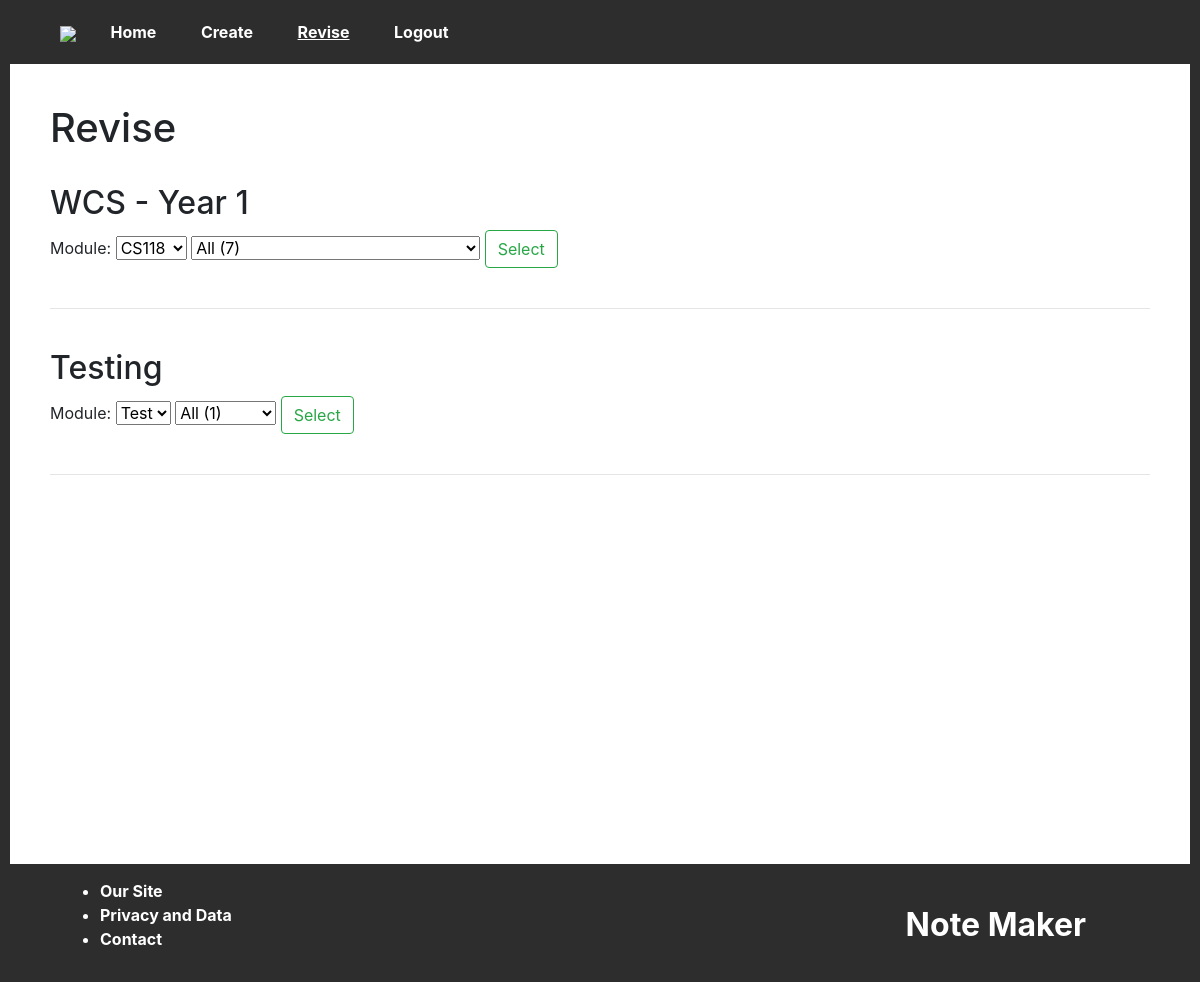
/revise/ (signed in), run on the app's committed database.
### website/models.py (models this page shows, shortened)
class Course(db.Model): # Example: Warwick Computer Science - Year 1
    id = db.Column(db.Integer, primary_key=True)
    name = db.Column(db.String(512))
    user = db.Column(db.Integer, db.ForeignKey("user.id"))
    def getModules(self):
        return sorted(Module.query.filter_by(course=self.id).all(), key=lambda i: i.code)

class Module(db.Model): # Example: CS126 -> Design of Information Structures
    id = db.Column(db.Integer, primary_key=True)
    code = db.Column(db.String(16))
    name = db.Column(db.String(512))
    course = db.Column(db.Integer, db.ForeignKey("course.id"))
    attempts = db.Column(db.Integer, default=0)
    time = db.Column(db.String(128))
    def getHeadings(self):
        return Heading.query.filter_by(module=self.id).all()

### website/revise/revise.py (the view)
@revise.route("/", methods=["GET", "POST"])
@login_required
def index():
    if request.method == "POST":
        m_code = request.form.get("code")
        if request.form.get("headings:" + m_code) == "All":
            return redirect(url_for("revise.module", m_code=m_code))
        return redirect(url_for("revise.heading", h_id=request.form.get("headings:" + m_code)))
    return render_template("revise.html", user=current_user)

### app.py (called while the page is built)
@app.context_processor
def current_nav():
    return get_current_nav()

### website/__init__.py (called while the page is built)
def get_current_nav():
    navs = ["create", "revise", "login", "signup"] # Otherwise: home.
    current = "home"
    for nav in navs:
        if nav in request.path:
            current = nav
    return dict(current_nav = current)

### website/models.py (called while the page is built)
    def getCourses(self):
        return Course.query.filter_by(user=self.id).all()

### website/revise/templates/revise.html (shortened to what this page needs)
{% extends "base.html" %}
{% block content %}
    <h1>Revise</h1><br>
    {% for course in current_user.getCourses() %}
        <h2>{{ course.name }}</h2>
        <form method="POST">
            <label for="code:{{ course.id }}">Module: </label>
            <select name="code" id="code:{{ course.id }}" onchange="loadHeadings(this.id)">
                {% for mod in course.getModules() %}
                    <option value="{{ mod.code }}">{{ mod.code }}</option>
                {% endfor %}
            </select>
            {% for module in course.getModules() %}
                <select class="headings:{{ course.id }}" name="headings:{{ module.code }}" id="headings:{{ module.code }}" {% if loop.index != 1 %} style="display: none;" {% endif %}>
                    <option value="All" selected>All ({{ module.attempts }})</option>
                </select>
            {% endfor %}
            <input type="submit" value="Select" class="btn btn-outline-success">
        </form>
        <br><hr><br>
    {% endfor %}
{% endblock %}

### data on the page
Course: name "WCS - Year 1"
Module: code "All (7)"
Course: name "Testing"
Module: code "All (1)"

### other printed values
form field code "CS118"
form field code "Test"
